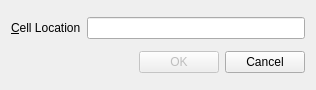
<?xml version="1.0" encoding="UTF-8"?>
<ui version="4.0">
 <class>GoToCellDialog</class>
 <widget class="QWidget" name="GoToCellDialog">
  <property name="geometry">
   <rect>
    <x>0</x>
    <y>0</y>
    <width>316</width>
    <height>90</height>
   </rect>
  </property>
  <property name="windowTitle">
   <string>Go To Cell</string>
  </property>
  <layout class="QVBoxLayout" name="verticalLayout">
   <item>
    <layout class="QHBoxLayout" name="horizontalLayout">
     <item>
      <widget class="QLabel" name="label">
       <property name="text">
        <string>&amp;Cell Location</string>
       </property>
       <property name="buddy">
        <cstring>lineEdit</cstring>
       </property>
      </widget>
     </item>
     <item>
      <widget class="QLineEdit" name="lineEdit"/>
     </item>
    </layout>
   </item>
   <item>
    <layout class="QHBoxLayout" name="horizontalLayout_2">
     <item>
      <spacer name="horizontalSpacer">
       <property name="orientation">
        <enum>Qt::Horizontal</enum>
       </property>
       <property name="sizeHint" stdset="0">
        <size>
         <width>40</width>
         <height>20</height>
        </size>
       </property>
      </spacer>
     </item>
     <item>
      <widget class="QPushButton" name="okButton">
       <property name="enabled">
        <bool>false</bool>
       </property>
       <property name="text">
        <string>OK</string>
       </property>
      </widget>
     </item>
     <item>
      <widget class="QPushButton" name="cancelButton">
       <property name="text">
        <string>Cancel</string>
       </property>
      </widget>
     </item>
    </layout>
   </item>
  </layout>
 </widget>
 <tabstops>
  <tabstop>lineEdit</tabstop>
  <tabstop>okButton</tabstop>
  <tabstop>cancelButton</tabstop>
 </tabstops>
 <resources/>
 <connections/>
</ui>
